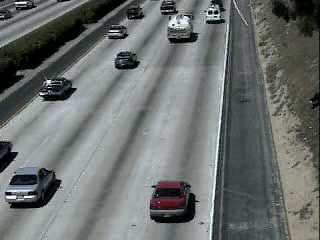
#> input picture frame 50 of SDC_8_Altos-Peatones-Autos/videos/coches.avi, 320 x 240 px, given in place of video_Erick_Casanova.mp4, which was not available
$ jupyter execute SDC_5_Erick_Casanova.ipynb   (text cells are left out)
#> lines starting #> are read from the running program, lines starting #| are printed output that depends on the picture; after the words box and inside, x2 and y2 are one past the last pixel; in counts of white or black regions, pixels touching at a corner belong together; pictures that were not available may be replaced by others from this repository, and a replacement may not be noted
[cell 1]
import matplotlib.pyplot as plt
import numpy as np
import cv2 as cv
import time

[cell 2]
video_name = "videos/video_Erick_Casanova.mp4"

[cell 3]
#Una vez abierto el video, es necesario presionar "q" para cerrarlo
video = cv.VideoCapture(video_name)

cv.startWindowThread()
while(video.isOpened()):
    ret, frame = video.read()
#> frame is the input picture: shape (240, 320, 3); mean B, G, R 110.8, 112.6, 107.7
    alto= frame.shape[0]
#> alto = 240
    ancho= frame.shape[1]
#> ancho = 320
    ratio=0.8
    frame =cv.resize(frame, ( int(ancho*ratio) , int(alto*ratio) ), interpolation=cv.INTER_NEAREST )
#> frame: shape (192, 256, 3)
    time.sleep(0.002) #Variar la velocidad de reproducción del vídeo
    #print(ret)
    if ret:
        cv.imshow("video_original", frame)
        if cv.waitKey(1) & 0xFF == ord('q'):
#> (key q is pressed here)
            print('q')
            break
    else:
        break

cv.waitKey(5000)

cv.destroyWindow('video_original')

cv.waitKey(1)

cv.destroyAllWindows()

cv.waitKey(1)
cv.waitKey(1)
cv.waitKey(1)
cv.waitKey(1)


video.release()

cv.waitKey(1)

[cell 4]
cap= cv.VideoCapture(video_name)
i=0
while(cap.isOpened() and i<3):
    ret, frame = cap.read()
    if ret == False:
        break
    cv.imwrite('figuras/imagen_'+str(i)+'.jpg',frame)
    i+=1

cap.release()
cv.destroyAllWindows()

[cell 5]
#Definir la función de binarización
def binarizacion(imagen):
    img = cv.cvtColor(imagen, cv.COLOR_BGR2RGB)
    img_gray = cv.cvtColor(img, cv.COLOR_BGR2GRAY)
    img_gauss = cv.GaussianBlur(img_gray,(3,3),0)
    thr, img_thr= cv.threshold(img_gauss ,160 ,255,cv.THRESH_BINARY)
    alto=img.shape[0]
    ancho=img.shape[1]
    ratio=0.2
    img_r = cv.resize(img_thr,(480,240), interpolation=cv.INTER_NEAREST)
    return(img_r)

[cell 6]
#probar la binarizacion en una imagen del video
img = cv.imread('figuras/imagen_0.jpg')
img = cv.cvtColor(img, cv.COLOR_BGR2RGB)
img_bin = binarizacion(img)
#> in binarizacion, `thr, img_thr= cv.threshold(img_gauss ,160 ,255,cv.THRESH_BINARY)`:
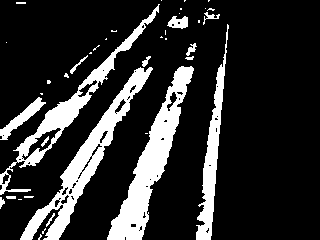
#> img_thr: shape (240, 320); 18.2% white; 40 white regions (24 under 20 px), largest, box (x1, y1, x2, y2) and area: (107, 66, 194, 240) 4171, (20, 67, 153, 240) 3835, (0, 4, 160, 195) 2765
#> in binarizacion, `img_r = cv.resize(img_thr,(480,240), interpolation=cv.INTER_NEAREST)`: img_r: shape (240, 480); 18.2% white; 40 white regions (21 under 20 px), largest, box (x1, y1, x2, y2) and area: (161, 66, 291, 240) 6263, (30, 67, 230, 240) 5760, (0, 4, 240, 195) 4143
plt.figure(figsize=(12,8))
plt.subplot(1,2,1)
plt.imshow(img,cmap='gray')
plt.subplot(1,2,2)
plt.imshow(img_bin,cmap='gray')
plt.show()

[cell 7]
#Agregar el video de la binarización
video = cv.VideoCapture('videos/video1.mp4')
while(video.isOpened()):
    ret, frame = video.read()
    if ret:
        alto= frame.shape[0]
        ancho= frame.shape[1]
        ratio=0.6
        frame =cv.resize(frame, ( int(ancho*ratio) , int(alto*ratio) ), interpolation=cv.INTER_NEAREST )
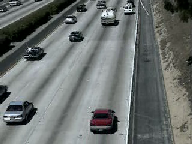
#> frame: shape (144, 192, 3); mean B, G, R 111, 112.8, 107.8
        cv.imshow("video original", frame)
        img_bin=binarizacion(frame)
#> in binarizacion (call 2), `thr, img_thr= cv.threshold(img_gauss ,160 ,255,cv.THRESH_BINARY)`: img_thr: shape (144, 192); 19.2% white; 22 white regions (14 under 20 px), largest, box (x1, y1, x2, y2) and area: (64, 40, 117, 144) 1564, (13, 34, 92, 144) 1523, (6, 4, 95, 103) 1055
#> in binarizacion (call 2), `img_r = cv.resize(img_thr,(480,240), interpolation=cv.INTER_NEAREST)`: img_r: shape (240, 480); 19.2% white; 22 white regions (8 under 20 px), largest, box (x1, y1, x2, y2) and area: (160, 67, 293, 240) 6506, (33, 57, 230, 240) 6304, (15, 7, 238, 172) 4399
        cv.imshow("video binarizado", img_bin)
        if cv.waitKey(1) & 0xFF == ord('q'):
#> (key q is pressed here)
            break

    else:
        break

video.release()
cv.destroyAllWindows()

[cell 8]
#probar la binarizacion en una imagen del video
img = cv.imread('figuras/imagen_0.jpg')
img_bin = binarizacion(img)
#> in binarizacion (call 3), `thr, img_thr= cv.threshold(img_gauss ,160 ,255,cv.THRESH_BINARY)`: img_thr: shape (240, 320); 19.6% white; 39 white regions (26 under 20 px), largest, box (x1, y1, x2, y2) and area: (106, 66, 194, 240) 4378, (20, 54, 153, 240) 4156, (0, 4, 160, 195) 3166
#> in binarizacion (call 3), `img_r = cv.resize(img_thr,(480,240), interpolation=cv.INTER_NEAREST)`: img_r: shape (240, 480); 19.6% white; 39 white regions (23 under 20 px), largest, box (x1, y1, x2, y2) and area: (159, 66, 291, 240) 6567, (30, 54, 230, 240) 6225, (0, 4, 240, 195) 4745
fig, ax = plt.subplots(figsize=(7,7))
ax.imshow(img_bin,cmap='gray')
ax.minorticks_on()
ax.grid(which='major', linestyle='-', linewidth='0.9', color='red')
ax.grid(which='minor', linestyle=':', linewidth='0.5', color='white')

[cell 9]
#Marcamos el área de interés con puntos y un polígono
img = cv.imread('figuras/imagen_0.jpg')
img_bin = binarizacion(img)
plt.figure(figsize=(7,7))

color = (0, 0, 0) #black

ld = (35, 150)
lu = (30, 238)
ru = (450, 238)
rd = (440, 150)


cv.circle(img_bin, ld, 2, color, -1) ;
#> img_bin: shape (240, 480); 19.6% white; 39 white regions (23 under 20 px), largest, box (x1, y1, x2, y2) and area: (159, 66, 291, 240) 6567, (30, 54, 230, 240) 6225, (0, 4, 240, 195) 4732
cv.circle(img_bin, lu, 2, color, -1) ;
#> img_bin: shape (240, 480); 19.6% white; 39 white regions (23 under 20 px), largest, box (x1, y1, x2, y2) and area: (159, 66, 291, 240) 6567, (32, 54, 230, 240) 6218, (0, 4, 240, 195) 4732
cv.circle(img_bin, ru, 2 ,color, -1) ;
cv.circle(img_bin, rd, 2, color, -1) ;

pts_poligono = np.array([ld, rd, ru, lu], np.int32)
pts_poligono = pts_poligono.reshape((-1,1,2))
cv.polylines(img_bin,[pts_poligono],True,(100,100,100))
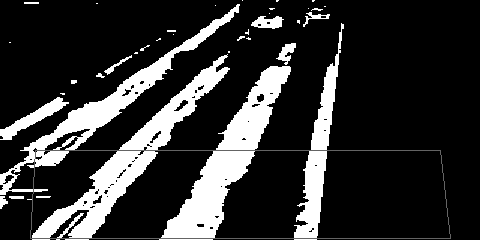
#> img_bin: shape (240, 480); min 0, max 255, mean 50.2
plt.imshow(img_bin,cmap='gray')
plt.show()

[cell 10]
#Obteniendo la matriz de transformación y cambiando de perspectiva
img = cv.imread('figuras/imagen_0.jpg')
img_bin = binarizacion(img)

sq_size = (480, 240)

sq_ld = (0, 0)
sq_rd = (480, 0)
sq_lu = (0, 240)
sq_ru = (480, 240)

pts1 = np.float32([ld, rd, lu, ru])
pts2 = np.float32([sq_ld, sq_rd, sq_lu, sq_ru])
matrix = cv.getPerspectiveTransform(pts1, pts2)
img_warp = cv.warpPerspective(img_bin, matrix, sq_size)
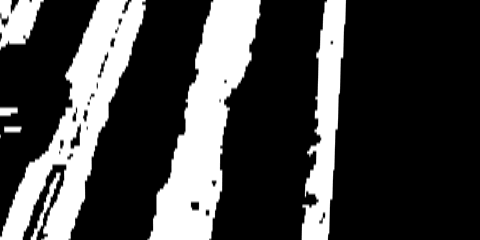
#> img_warp: shape (240, 480); min 0, max 255, mean 68
plt.figure(figsize=(10,7))
plt.imshow(img_warp,cmap='gray')
plt.show()

[cell 11]
#Funcion de área de interés
def area_interes(imagen):

    ld = (65, 150)
    lu = (60, 238)
    ru = (450, 238)
    rd = (440, 150)

    pts1 = np.float32([ld, rd, lu, ru])
    pts2 = np.float32([[0, 0], [480, 0], [0, 240], [480, 240]])
    matrix = cv.getPerspectiveTransform(pts1, pts2)
    img_warp = cv.warpPerspective(imagen, matrix, (480, 240))
    return (img_warp)

[cell 12]
#Agregar la funcion de área de interés
video = cv.VideoCapture(video_name)
while(video.isOpened()):
    ret, frame = video.read()
    if ret:
        alto= frame.shape[0]
        ancho= frame.shape[1]
        ratio=0.8
        frame =cv.resize(frame, ( int(ancho*ratio) , int(alto*ratio) ), interpolation=cv.INTER_NEAREST )
        time.sleep(0.002)


        cv.imshow("video", frame)
        img_bin=binarizacion(frame)
#> in binarizacion (call 6), `img_gauss = cv.GaussianBlur(img_gray,(3,3),0)`:
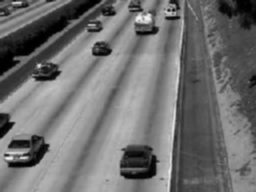
#> img_gauss: shape (192, 256); min 0, max 242, mean 111.8
#> in binarizacion (call 6), `thr, img_thr= cv.threshold(img_gauss ,160 ,255,cv.THRESH_BINARY)`:
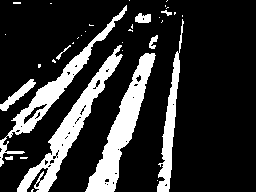
#> img_thr: shape (192, 256); 19.5% white; 35 white regions (25 under 20 px), largest, box (x1, y1, x2, y2) and area: (85, 53, 156, 192) 2801, (17, 45, 123, 192) 2695, (0, 5, 127, 167) 2086
#> in binarizacion (call 6), `img_r = cv.resize(img_thr,(480,240), interpolation=cv.INTER_NEAREST)`: img_r: shape (240, 480); 19.5% white; 35 white regions (21 under 20 px), largest, box (x1, y1, x2, y2) and area: (160, 67, 293, 240) 6531, (32, 57, 231, 240) 6294, (0, 7, 239, 209) 4914
        cv.polylines(img_bin,[pts_poligono],True,(100,100,100))
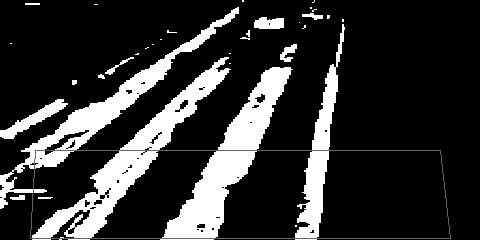
#> img_bin: shape (240, 480); min 0, max 255, mean 49.9
        cv.imshow("video binarizado", img_bin)
        img_interes=area_interes(img_bin)
        cv.imshow("video area interes", img_interes)
        if cv.waitKey(1) & 0xFF == ord('q'):
#> (key q is pressed here)
            break

    else:
        break
video.release()
cv.destroyAllWindows()

[cell 13]
# Visualizamos del área de interés
img = cv.imread('figuras/imagen_0.jpg')
img_bin = binarizacion(img)
img_interes=area_interes(img_bin)
#> in area_interes (call 2), `img_warp = cv.warpPerspective(imagen, matrix, (480, 240))`:
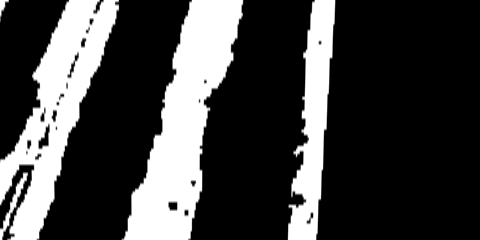
#> img_warp: shape (240, 480); min 0, max 255, mean 66.3
plt.figure(figsize=(10,7))
plt.imshow(img_interes,cmap='gray')
plt.show()

[cell 14]
#Region cercana al observador
img_cercana= img_interes[220:, :]
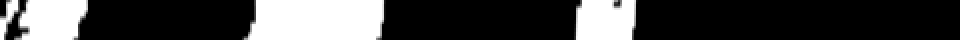
#> img_cercana: shape (20, 480) (shown 2 times larger); min 0, max 255, mean 67.5
plt.imshow(img_cercana,cmap='gray')
plt.show()

[cell 15]
#Suma de cada columna
suma_columnas = np.uint64(np.where(img_cercana.sum(axis=0) > 100, 0, 1020))
#> suma_columnas = 480 values, max 1020 at index 44, min 0 at index 0, mean 709.8
suma_columnas
#> Out has the same summary as suma_columnas

[cell 16]
#Encontramos el punto medio
x_index = np.arange(len(suma_columnas))
#> x_index = 480 values from 0 to 479
mid_point = int( np.dot(x_index, suma_columnas) / np.sum( suma_columnas ) )
#> mid_point = 279
mid_point
#> Out = 279

[cell 17]
#Colocamos el punto medio en la imagen del área de interés
img = cv.imread('figuras/imagen_0.jpg')
img_bin = binarizacion(img)
img_interes=area_interes(img_bin)
plt.figure(figsize=(10,7))
cv.circle(img_interes, (mid_point,235), 5, (100, 100, 100), -1) ;
#> img_interes: shape (240, 480); 0.07% of pixels changed, all inside (x1, y1, x2, y2) = (274, 230, 285, 240)
plt.imshow(img_interes,cmap='gray')
plt.show()

[cell 18]
#Función para encontrar el punto medio
def punto_medio(imagen):
    img_cercana = imagen[220:, :]
    suma_columnas = np.uint64(np.where(img_cercana.sum(axis=0) > 100, 0, 1020))
    x_pos = np.arange(len(suma_columnas))
    mid_point = int( np.dot(x_pos,suma_columnas) / np.sum( suma_columnas ) )
    return mid_point

[cell 19]
#Implementacion del punto medio en el video
video = cv.VideoCapture(video_name)
while(video.isOpened()):
    ret, frame = video.read()
    if ret:
        alto = frame.shape[0]
        ancho = frame.shape[1]
        ratio = 0.8
        frame = cv.resize(frame, ( int(ancho*ratio) , int(alto*ratio) ), interpolation=cv.INTER_NEAREST )
        time.sleep(0.002)
        cv.imshow("video", frame)
        img_bin = binarizacion(frame)
        cv.polylines(img_bin, [pts_poligono], True, (100,100,100))
        cv.imshow("video binarizado", img_bin)
        img_interes = area_interes(img_bin)
        mid_point = punto_medio(img_interes)
#> in punto_medio, `img_cercana = imagen[220:, :]`:
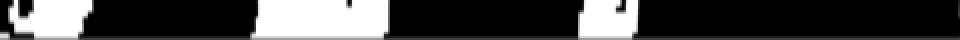
#> img_cercana: shape (20, 480) (shown 2 times larger); min 0, max 255, mean 68.6
#> in punto_medio, `suma_columnas = np.uint64(np.where(img_cercana.sum(axis=0) > 100, 0, 1..`: suma_columnas = 480 values, max 1020 at index 47, min 0 at index 0, mean 703.4
#> in punto_medio, `x_pos = np.arange(len(suma_columnas))`: x_pos = 480 values from 0 to 479
#> in punto_medio, `mid_point = int( np.dot(x_pos,suma_columnas) / np.sum( suma_columnas ) )`: mid_point = 280
#> mid_point = 280
        cv.circle(img_interes, (mid_point, 235), 5, (100,100,100), -1) ;
#> img_interes: shape (240, 480); min 0, max 255, mean 66.8
        cv.imshow("video area interes", img_interes)
        if cv.waitKey(1) & 0xFF == ord('q'):
#> (key q is pressed here)
            break

    else:
        break
video.release()
cv.destroyAllWindows()

$ run again, starting later in the video
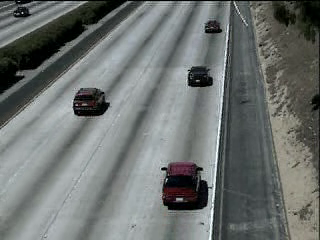
#> input picture frame 225 of SDC_8_Altos-Peatones-Autos/videos/coches.avi, 320 x 240 px, given in place of video_Erick_Casanova.mp4, which was not available
#> frame is the input picture: shape (240, 320, 3); mean B, G, R 112.2, 114.2, 109.6
#> in binarizacion, `thr, img_thr= cv.threshold(img_gauss ,160 ,255,cv.THRESH_BINARY)`:
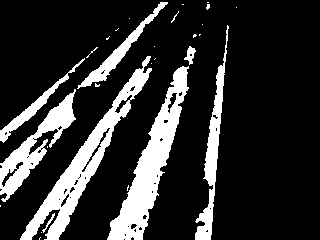
#> img_thr: shape (240, 320); 18.7% white; 29 white regions (21 under 20 px), largest, box (x1, y1, x2, y2) and area: (107, 66, 189, 240) 4213, (20, 56, 152, 240) 4104, (0, 89, 76, 202) 2273
#> img_r: shape (240, 480); 18.7% white; 29 white regions (18 under 20 px), largest, box (x1, y1, x2, y2) and area: (161, 66, 284, 240) 6333, (30, 56, 228, 240) 6150, (0, 89, 114, 202) 3408
#> img_gray: shape (144, 192)
#> img_gauss: shape (144, 192)
#> img_thr: shape (144, 192); 20% white; 16 white regions (10 under 20 px), largest, box (x1, y1, x2, y2) and area: (65, 28, 118, 144) 1657, (12, 33, 92, 144) 1649, (0, 55, 45, 122) 922, (117, 39, 135, 144) 594, (48, 3, 99, 53) 386, (0, 42, 45, 86) 261
#> img_r: shape (240, 480); 20% white; 16 white regions (5 under 20 px), largest, box (x1, y1, x2, y2) and area: (163, 47, 295, 240) 6873, (30, 55, 230, 240) 6849, (0, 92, 113, 204) 3851
#> img_gray: shape (240, 320)
#> img_gauss: shape (240, 320)
#> img_thr: shape (240, 320); 20.1% white; 29 white regions (19 under 20 px), largest, box (x1, y1, x2, y2) and area: (106, 45, 196, 240) 4570, (19, 55, 152, 240) 4315, (0, 2, 169, 203) 3651
#> img_r: shape (240, 480); 20.1% white; 29 white regions (17 under 20 px), largest, box (x1, y1, x2, y2) and area: (159, 45, 294, 240) 6866, (29, 55, 228, 240) 6471, (0, 2, 254, 203) 5489
#> img_gray: shape (192, 256)
#> img_gauss: shape (192, 256)
#> img_thr: shape (192, 256); 20.3% white; 26 white regions (16 under 20 px), largest, box (x1, y1, x2, y2) and area: (85, 37, 157, 192) 2984, (16, 44, 122, 192) 2879, (0, 73, 61, 162) 1635
#> img_r: shape (240, 480); 20.2% white; 26 white regions (15 under 20 px), largest, box (x1, y1, x2, y2) and area: (160, 47, 295, 240) 6969, (30, 55, 229, 240) 6735, (0, 92, 115, 203) 3846
#> `suma_columnas = np.uint64(np.where(img_cercana.sum(axis=0) > 100, 0, 1..`: suma_columnas = 480 values, max 1020 at index 46, min 0 at index 0, mean 705.5
#> `suma_columnas`: Out has the same summary as suma_columnas
#> x_index = 480 values from 0 to 479
#> `mid_point = int( np.dot(x_index, suma_columnas) / np.sum( suma_columna..`: mid_point = 280
#> in punto_medio, `img_cercana = imagen[220:, :]`:
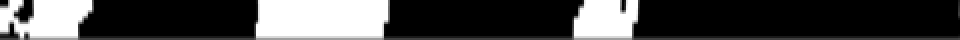
#> img_cercana: shape (20, 480) (shown 2 times larger); min 0, max 255, mean 70
#> in punto_medio, `suma_columnas = np.uint64(np.where(img_cercana.sum(axis=0) > 100, 0, 1..`: suma_columnas = 480 values, max 1020 at index 47, min 0 at index 0, mean 701.2
#> x_pos = 480 values from 0 to 479
#> in punto_medio, `mid_point = int( np.dot(x_pos,suma_columnas) / np.sum( suma_columnas ) )`: mid_point = 279

$ run again, starting later in the video
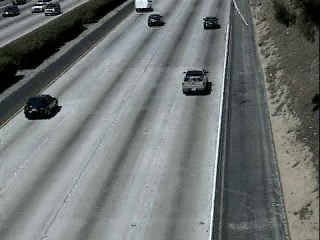
#> input picture frame 400 of SDC_8_Altos-Peatones-Autos/videos/coches.avi, 320 x 240 px, given in place of video_Erick_Casanova.mp4, which was not available
#> frame is the input picture: shape (240, 320, 3); mean B, G, R 114.4, 116.4, 111.1
#> img_thr: shape (240, 320); 18.4% white; 35 white regions (25 under 20 px), largest, box (x1, y1, x2, y2) and area: (19, 67, 152, 240) 4088, (108, 66, 191, 240) 4039, (0, 17, 147, 210) 3259
#> img_r: shape (240, 480); 18.4% white; 35 white regions (20 under 20 px), largest, box (x1, y1, x2, y2) and area: (29, 67, 228, 240) 6141, (162, 66, 287, 240) 6068, (0, 17, 221, 210) 4895
#> img_gray: shape (144, 192)
#> img_gauss: shape (144, 192)
#> img_thr: shape (144, 192); 19.7% white; 23 white regions (13 under 20 px), largest, box (x1, y1, x2, y2) and area: (12, 33, 92, 144) 1621, (65, 40, 113, 144) 1535, (0, 11, 88, 126) 1317
#> img_r: shape (240, 480); 19.7% white; 23 white regions (11 under 20 px), largest, box (x1, y1, x2, y2) and area: (30, 55, 230, 240) 6712, (163, 67, 283, 240) 6389, (0, 19, 220, 210) 5496
#> img_gray: shape (240, 320)
#> img_gauss: shape (240, 320)
#> img_thr: shape (240, 320); 19.8% white; 35 white regions (23 under 20 px), largest, box (x1, y1, x2, y2) and area: (19, 54, 152, 240) 4374, (107, 55, 195, 240) 4317, (0, 16, 148, 210) 3614
#> img_r: shape (240, 480); 19.8% white; 35 white regions (19 under 20 px), largest, box (x1, y1, x2, y2) and area: (29, 54, 228, 240) 6565, (161, 55, 293, 240) 6487, (0, 16, 222, 210) 5430
#> img_gray: shape (192, 256)
#> img_gauss: shape (192, 256)
#> img_thr: shape (192, 256); 20% white; 30 white regions (21 under 20 px), largest, box (x1, y1, x2, y2) and area: (16, 44, 122, 192) 2839, (86, 35, 156, 192) 2825, (0, 12, 119, 168) 2355
#> img_r: shape (240, 480); 19.9% white; 30 white regions (16 under 20 px), largest, box (x1, y1, x2, y2) and area: (30, 55, 229, 240) 6622, (162, 44, 293, 240) 6580, (0, 15, 224, 210) 5544
#> `suma_columnas = np.uint64(np.where(img_cercana.sum(axis=0) > 100, 0, 1..`: suma_columnas = 480 values, max 1020 at index 44, min 0 at index 0, mean 714
#> `suma_columnas`: Out has the same summary as suma_columnas
#> x_index = 480 values from 0 to 479
#> `mid_point = int( np.dot(x_index, suma_columnas) / np.sum( suma_columna..`: mid_point = 279
#> in punto_medio, `img_cercana = imagen[220:, :]`:
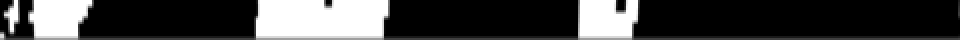
#> img_cercana: shape (20, 480) (shown 2 times larger); min 0, max 255, mean 65.8
#> in punto_medio, `suma_columnas = np.uint64(np.where(img_cercana.sum(axis=0) > 100, 0, 1..`: suma_columnas = 480 values, max 1020 at index 10, min 0 at index 0, mean 716.1
#> x_pos = 480 values from 0 to 479
#> in punto_medio, `mid_point = int( np.dot(x_pos,suma_columnas) / np.sum( suma_columnas ) )`: mid_point = 276
